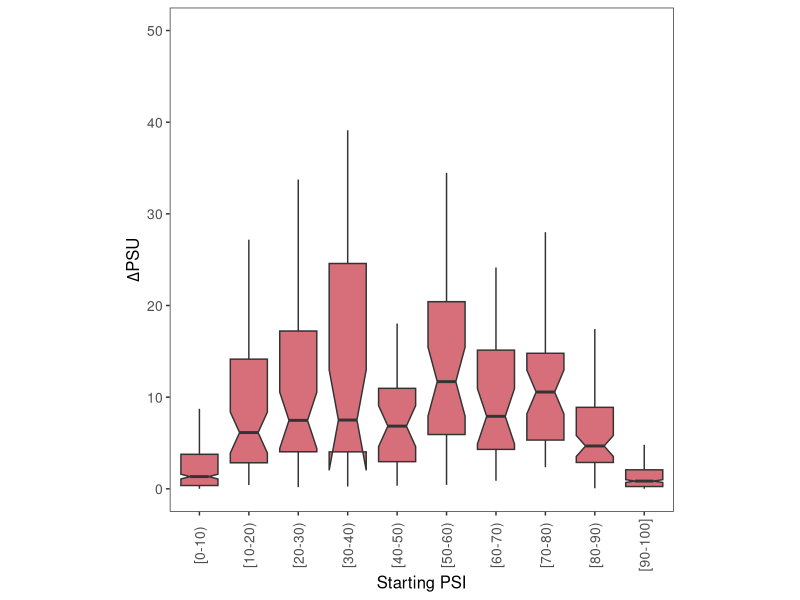
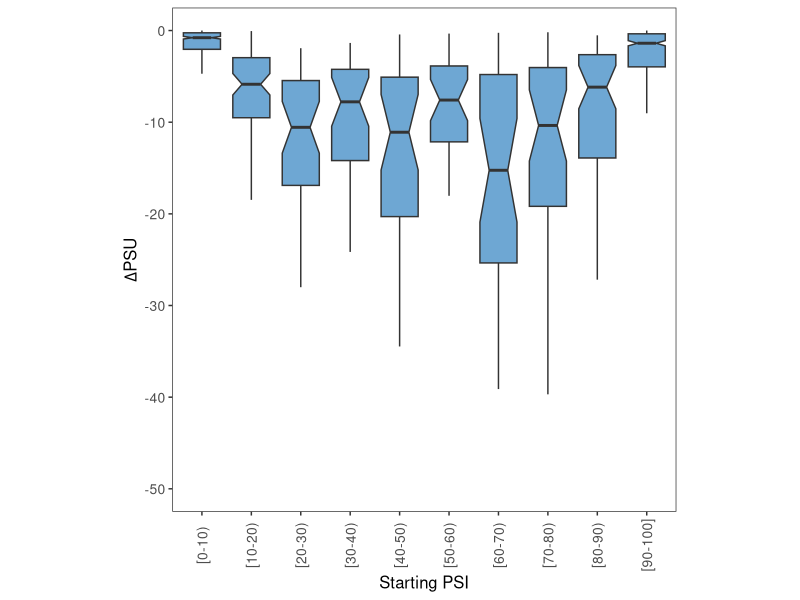
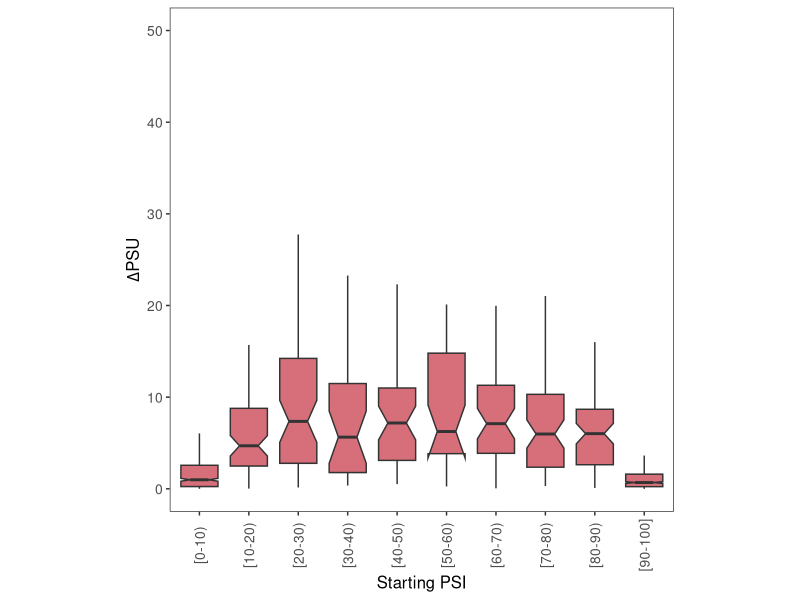
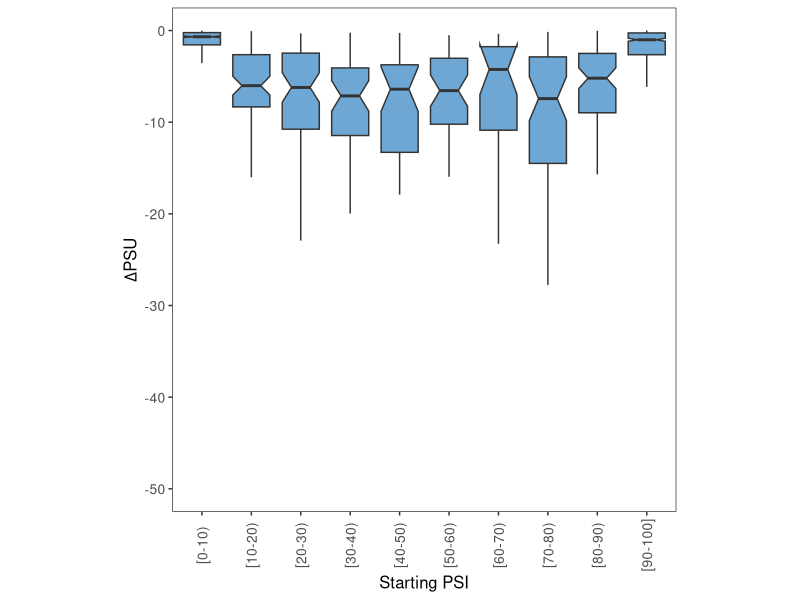

The R source for these figures, in order:

#################################
## Alternative 5' Splice Sites ##
#################################


Samples.Table <- read.table(file = "Data/2C_4C_TABLE_ALTD.txt",
                            sep = "\t",
                            header = TRUE)

# Calculate the mean PSU for all alternative splice site events in the 2-cell stage
Samples.Table$Mean.2C <- apply(X = Samples.Table[,grep("^X2C",
                                                       colnames(Samples.Table),
                                                       perl = T)],
                               MARGIN = 1,
                               FUN = function(x){
                                 psi.values <- as.numeric(x[c(TRUE, FALSE)])
                                 psi.qualities <- as.character(x[c(FALSE, TRUE)])
                                 
                                 values.to.use <- which(psi.qualities == "Pass")
                                 
                                 if (length(values.to.use) > 0){
                                   mean.psi <- mean(psi.values[values.to.use])
                                 } else {
                                   mean.psi <- NA
                                 }
                                 
                                 mean.psi
                               })

# Calculate the mean PSU for all events in the 4-cell stage
Samples.Table$Mean.4C <- apply(X = Samples.Table[,grep("^X4C",
                                                       colnames(Samples.Table),
                                                       perl = T)],
                               MARGIN = 1,
                               FUN = function(x){
                                 
                                 psi.values <- as.numeric(x[c(TRUE, FALSE)])
                                 psi.qualities <- as.character(x[c(FALSE, TRUE)])
                                 
                                 values.to.use <- which(psi.qualities == "Pass")
                                 
                                 if (length(values.to.use) > 0){
                                   mean.psi <- mean(psi.values[values.to.use])
                                 } else {
                                   mean.psi <- NA
                                 }
                                 
                                 mean.psi
                               })

Samples.Table$FourCells.Minus.TwoCells <- Samples.Table$Mean.4C - Samples.Table$Mean.2C


PSU.Down <- Samples.Table[which(Samples.Table$FourCells.Minus.TwoCells < 0),]
PSU.Up <- Samples.Table[which(Samples.Table$FourCells.Minus.TwoCells > 0),]


PSU.Up$Group <- findInterval(x = PSU.Up$Mean.2C,
                             vec = seq(0,100,10),
                             rightmost.closed = T)
PSU.Up$Group <- factor(PSU.Up $Group,
                       levels = 1:10)

PSU.Down$Group <- findInterval(x = PSU.Down$Mean.2C,
                               vec = seq(0,100,10),
                               rightmost.closed = T)
PSU.Down$Group <- factor(PSU.Down$Group,
                         levels = 1:10)


# library for plotting stuff
library(ggplot2)

###############################################################
# PLOT
#

ggplot(data = PSU.Up, mapping = aes(x = Group,
                                    y = FourCells.Minus.TwoCells)) +
  geom_boxplot(outlier.shape = NA,
               notch = T,
               fill = "#D66F79") +
  theme_bw() +
  theme(panel.grid.major = element_blank(),
        panel.grid.minor = element_blank(),
        legend.position = "none",
        aspect.ratio = 1,
        axis.text.x = element_text(size = 10,
                                   angle = 90,
                                   vjust = 0.5),
        axis.text.y = element_text(size = 10),
        axis.title.x = element_text(size = 12),
        axis.title.y = element_text(size = 12)) +
  coord_cartesian(ylim = c(0,50)) + 
  ylab(expression(Delta*PSU)) +
  xlab("Starting PSI") +
  scale_x_discrete(labels = c("1" = "[0-10)",
                              "2" = "[10-20)",
                              "3" = "[20-30)",
                              "4" = "[30-40)",
                              "5" = "[40-50)",
                              "6" = "[50-60)",
                              "7" = "[60-70)",
                              "8" = "[70-80)",
                              "9" = "[80-90)",
                              "10" = "[90-100]"))

#
#
###############################################################


###############################################################
# PLOT
#

ggplot(data = PSU.Down,
       mapping = aes(x = Group,
                     y = FourCells.Minus.TwoCells)) +
  geom_boxplot(outlier.shape = NA,
               notch = T,
               fill = "#6EA7D3") +
  theme_bw() +
  theme(panel.grid.major = element_blank(),
        panel.grid.minor = element_blank(),
        legend.position = "none",
        aspect.ratio = 1,
        axis.text.x = element_text(size = 10,
                                   angle = 90,
                                   vjust = 0.5),
        axis.text.y = element_text(size = 10),
        axis.title.x = element_text(size = 12),
        axis.title.y = element_text(size = 12)) +
  coord_cartesian(ylim = c(-50,0)) + 
  ylab(expression(Delta*PSU)) +
  xlab("Starting PSI") +
  scale_x_discrete(labels = c("1" = "[0-10)",
                              "2" = "[10-20)",
                              "3" = "[20-30)",
                              "4" = "[30-40)",
                              "5" = "[40-50)",
                              "6" = "[50-60)",
                              "7" = "[60-70)",
                              "8" = "[70-80)",
                              "9" = "[80-90)",
                              "10" = "[90-100]"))
#
#
###############################################################










#################################
## Alternative 3' Splice Sites ##
#################################


Samples.Table <- read.table(file = "Data/2C_4C_TABLE_ALTA.txt",
                            sep = "\t",
                            header = TRUE)

# Calculate the mean PSU for all alternative splice site events in the 2-cell stage
Samples.Table$Mean.2C <- apply(X = Samples.Table[,grep("^X2C",
                                                       colnames(Samples.Table),
                                                       perl = T)],
                               MARGIN = 1,
                               FUN = function(x){
                                 psi.values <- as.numeric(x[c(TRUE, FALSE)])
                                 psi.qualities <- as.character(x[c(FALSE, TRUE)])
                                 
                                 values.to.use <- which(psi.qualities == "Pass")
                                 
                                 if (length(values.to.use) > 0){
                                   mean.psi <- mean(psi.values[values.to.use])
                                 } else {
                                   mean.psi <- NA
                                 }
                                 
                                 mean.psi
                               })

# Calculate the mean PSU for all events in the 4-cell stage
Samples.Table$Mean.4C <- apply(X = Samples.Table[,grep("^X4C",
                                                       colnames(Samples.Table),
                                                       perl = T)],
                               MARGIN = 1,
                               FUN = function(x){
                                 
                                 psi.values <- as.numeric(x[c(TRUE, FALSE)])
                                 psi.qualities <- as.character(x[c(FALSE, TRUE)])
                                 
                                 values.to.use <- which(psi.qualities == "Pass")
                                 
                                 if (length(values.to.use) > 0){
                                   mean.psi <- mean(psi.values[values.to.use])
                                 } else {
                                   mean.psi <- NA
                                 }
                                 
                                 mean.psi
                               })

Samples.Table$FourCells.Minus.TwoCells <- Samples.Table$Mean.4C - Samples.Table$Mean.2C


PSU.Down <- Samples.Table[which(Samples.Table$FourCells.Minus.TwoCells < 0),]
PSU.Up <- Samples.Table[which(Samples.Table$FourCells.Minus.TwoCells > 0),]


PSU.Up$Group <- findInterval(x = PSU.Up$Mean.2C,
                             vec = seq(0,100,10),
                             rightmost.closed = T)
PSU.Up$Group <- factor(PSU.Up $Group,
                       levels = 1:10)

PSU.Down$Group <- findInterval(x = PSU.Down$Mean.2C,
                               vec = seq(0,100,10),
                               rightmost.closed = T)
PSU.Down$Group <- factor(PSU.Down$Group,
                         levels = 1:10)


# library for plotting stuff
library(ggplot2)

###############################################################
# PLOT
#

ggplot(data = PSU.Up, mapping = aes(x = Group,
                                    y = FourCells.Minus.TwoCells)) +
  geom_boxplot(outlier.shape = NA,
               notch = T,
               fill = "#D66F79") +
  theme_bw() +
  theme(panel.grid.major = element_blank(),
        panel.grid.minor = element_blank(),
        legend.position = "none",
        aspect.ratio = 1,
        axis.text.x = element_text(size = 10,
                                   angle = 90,
                                   vjust = 0.5),
        axis.text.y = element_text(size = 10),
        axis.title.x = element_text(size = 12),
        axis.title.y = element_text(size = 12)) +
  coord_cartesian(ylim = c(0,50)) + 
  ylab(expression(Delta*PSU)) +
  xlab("Starting PSI") +
  scale_x_discrete(labels = c("1" = "[0-10)",
                              "2" = "[10-20)",
                              "3" = "[20-30)",
                              "4" = "[30-40)",
                              "5" = "[40-50)",
                              "6" = "[50-60)",
                              "7" = "[60-70)",
                              "8" = "[70-80)",
                              "9" = "[80-90)",
                              "10" = "[90-100]"))

#
#
###############################################################


###############################################################
# PLOT
#

ggplot(data = PSU.Down,
       mapping = aes(x = Group,
                     y = FourCells.Minus.TwoCells)) +
  geom_boxplot(outlier.shape = NA,
               notch = T,
               fill = "#6EA7D3") +
  theme_bw() +
  theme(panel.grid.major = element_blank(),
        panel.grid.minor = element_blank(),
        legend.position = "none",
        aspect.ratio = 1,
        axis.text.x = element_text(size = 10,
                                   angle = 90,
                                   vjust = 0.5),
        axis.text.y = element_text(size = 10),
        axis.title.x = element_text(size = 12),
        axis.title.y = element_text(size = 12)) +
  coord_cartesian(ylim = c(-50,0)) + 
  ylab(expression(Delta*PSU)) +
  xlab("Starting PSI") +
  scale_x_discrete(labels = c("1" = "[0-10)",
                              "2" = "[10-20)",
                              "3" = "[20-30)",
                              "4" = "[30-40)",
                              "5" = "[40-50)",
                              "6" = "[50-60)",
                              "7" = "[60-70)",
                              "8" = "[70-80)",
                              "9" = "[80-90)",
                              "10" = "[90-100]"))
#
#
###############################################################